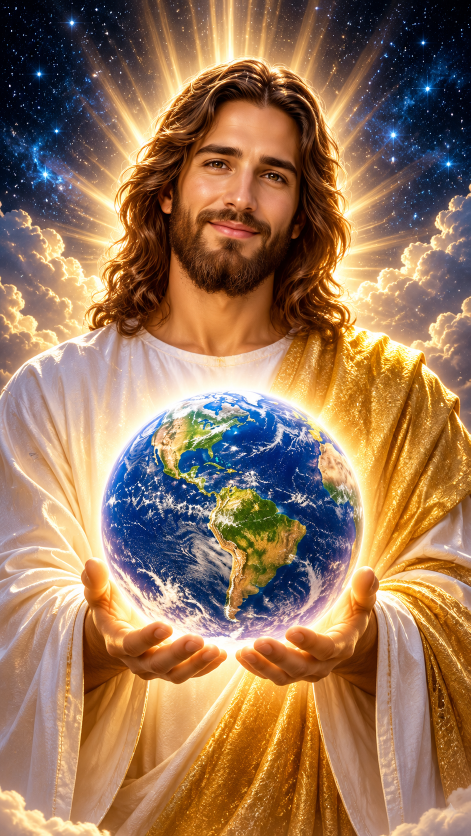
#> input picture OrbeBiblia/arte/Jesús Sosteniendo la Tierra Luminosa.png, 941 x 1672 px, found by its file name (shown at 1/2 size); its folder holds only this picture in this run
$ python hacer_cuadro.py 'OrbeBiblia/arte/Jesús Sosteniendo la Tierra Luminosa.png'
#> lines starting #> are read from the running program, lines starting #| are printed output that depends on the picture
"""Prepara la imagen de Jesús sosteniendo la Tierra (hecha con IA) para Orbe Biblia:
el planeta 3D de la app gira exactamente sobre el globo de la imagen, y las manos de Jesús quedan por delante.

    python OrbeBiblia/tools/hacer_cuadro.py "OrbeBiblia/arte/Jesús Sosteniendo la Tierra Luminosa.png"

Genera en app/src/main/assets/www/:
  img/jesus.jpg        la imagen (1080 px de ancho)
  img/jesus-manos.png  (opcional, MANOS = True) las manos que van DELANTE del planeta
  data/cuadro.json     dónde va el planeta y la capa de las manos (fracciones del ancho y del alto)
"""
import json
import os
import sys
from collections import deque

import numpy as np
from PIL import Image, ImageFilter

HERE = os.path.dirname(os.path.abspath(__file__))
WWW = os.path.join(HERE, '..', 'app', 'src', 'main', 'assets', 'www')
# Globo de la imagen original: centro (fracción del ancho y del alto) y radio (fracción del ancho)
GLOBO = dict(x=0.4885, y=0.6164, r=0.262)   # un poco más pequeño que el globo pintado: se ven las puntas de los dedos
# Capa de manos por delante: en esta imagen no hace falta (las manos quedan debajo del globo)
MANOS = False


def largest_parts(mask, keep=2, min_px=400):
    """Deja solo las manchas grandes (las dos manos) y quita puntitos sueltos."""
    h, w = mask.shape
    seen = np.zeros_like(mask, bool)
    parts = []
    for y0, x0 in zip(*np.nonzero(mask)):
        if seen[y0, x0]:
            continue
        q, pix = deque([(y0, x0)]), []
        seen[y0, x0] = True
        while q:
            y, x = q.popleft()
            pix.append((y, x))
            for dy, dx in ((1, 0), (-1, 0), (0, 1), (0, -1)):
                yy, xx = y + dy, x + dx
                if 0 <= yy < h and 0 <= xx < w and mask[yy, xx] and not seen[yy, xx]:
                    seen[yy, xx] = True
                    q.append((yy, xx))
        if len(pix) >= min_px:
            parts.append(pix)
    parts.sort(key=len, reverse=True)
    out = np.zeros_like(mask, bool)
    for pix in parts[:keep]:
        ys, xs = zip(*pix)
        out[list(ys), list(xs)] = True
    return out


def main(src):
    im = Image.open(src).convert('RGB')
#> im is the input picture: PIL image 941x1672 RGB; mean R, G, B 152.7, 118.2, 89.5
    W = 1080
    H = round(im.size[1] * W / im.size[0])
#> H = 1919
    im = im.resize((W, H), Image.LANCZOS)
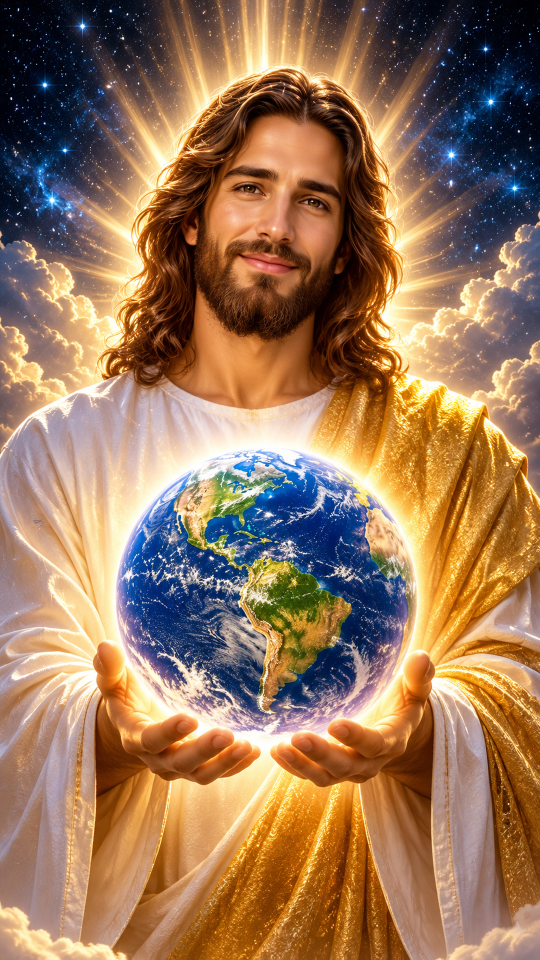
#> im: PIL image 1080x1919 RGB (shown at 1/2 size); mean R, G, B 152.7, 118.2, 89.5
    im.save(os.path.join(WWW, 'img', 'jesus.jpg'), quality=90, optimize=True, progressive=True)
    meta = dict(img='img/jesus.jpg', ratio=round(H / W, 4), globo=dict(GLOBO))
    if MANOS:
        a = np.asarray(im, np.float32)
        yy, xx = np.mgrid[0:H, 0:W]
        cx, cy, r = GLOBO['x'] * W, GLOBO['y'] * H, GLOBO['r'] * W
        inside = ((xx - cx) ** 2 + (yy - cy) ** 2) <= (r * 1.04) ** 2
        low = yy > cy + r * 0.45
        R, G, B = a[..., 0], a[..., 1], a[..., 2]
        # piel con luz dorada: cálida (rojo > verde > azul) y no blanca como las nubes
        skin = (R > 175) & (G > 115) & (R - B > 55) & (G - B > 18) & (R - G > 12)
        m = inside & low & skin
        m = np.asarray(Image.fromarray(m.astype(np.uint8) * 255).filter(ImageFilter.MinFilter(3)).filter(ImageFilter.MaxFilter(7))
                       .filter(ImageFilter.MinFilter(3))) > 127
        m = largest_parts(m, keep=2, min_px=int(W * 0.8))
        mk = Image.fromarray(m.astype(np.uint8) * 255).filter(ImageFilter.GaussianBlur(1.4))
        hands = Image.new('RGBA', (W, H), (0, 0, 0, 0))
        hands.paste(im, (0, 0), mk)
        hands.putalpha(mk)
        bbox = mk.getbbox()
        if bbox:
            hands.crop(bbox).save(os.path.join(WWW, 'img', 'jesus-manos.png'), optimize=True)
            meta['manos'] = dict(img='img/jesus-manos.png', x=round(bbox[0] / W, 4), y=round(bbox[1] / H, 4),
                                 w=round((bbox[2] - bbox[0]) / W, 4), h=round((bbox[3] - bbox[1]) / H, 4))
    with open(os.path.join(WWW, 'data', 'cuadro.json'), 'w', encoding='utf-8') as f:
        json.dump(meta, f)
    print('imagen', (W, H), meta)
#| imagen (1080, 1919) {'img': 'img/jesus.jpg', 'ratio': 1.7769, 'globo': {'x': 0.4885, 'y': 0.6164, 'r': 0.262}}


if __name__ == '__main__':
    main(sys.argv[1])
